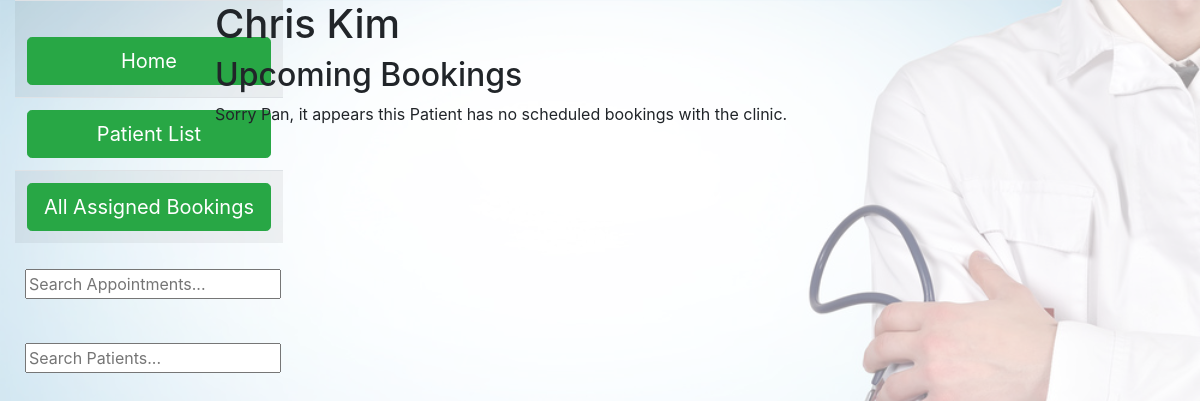
/bookings/patient/upcomingbookings/1/ (signed in), run on the app's committed database.
### accounts/models.py (models this page shows, shortened)
class User(AbstractUser):
    first_name = models.CharField(max_length=20, null=False)
    last_name = models.CharField(max_length=20, null=False)
    DoB = models.DateTimeField(max_length=100, null=True)
    phone_number = models.CharField(max_length=10, null=True,validators=[phone_validator])
    email = models.EmailField(max_length=100, null=True)

### bookings/views.py (the view)
# urls.py: path('patient/upcomingbookings/<int:pk>/', views.UpcomingBookings.as_view(), name='patient-upcoming'),
class UpcomingBookings(generic.ListView):
    model = Booking
    template_name = 'bookings/upcoming_bookings.html'
    context_object_name = 'booking_list'
    paginate_by = 5
    def get_queryset(self):
        patient_user = self.kwargs['pk']
        return Booking.objects.filter(patient=patient_user, date__gte=timezone.now(), approved=True).order_by('-date')
    def get_context_data(self, **kwargs):
        context = super(UpcomingBookings, self).get_context_data(**kwargs)
        role = views.getRole(self.request)
        user_model = apps.get_model('accounts', 'User')
        current_user = user_model.objects.get(pk=self.kwargs['pk'])
        context['role'] = role
        context['firstname'] = self.request.user.first_name
        context['lastname'] = self.request.user.last_name
        context['patient_first'] = current_user.first_name
        context['patient_last'] = current_user.last_name
        return context

### accounts/views.py (called while the page is built)
def getRole(request):
    current_user = User.objects.get(username=request.user.username)
    if Staff.objects.filter(pk=current_user).exists():
        staff_object = Staff.objects.get(pk=current_user)
        return staff_object.role
    return None

### bookings/templates/bookings/upcoming_bookings.html
{% extends "staff_base.html" %}
{% block content %}
    <h1>{{patient_first}} {{patient_last}}</h1>
    <h2>Upcoming Bookings</h2>
    {% if booking_list %}
    <ul>
      {% for booking in booking_list %}
      <li>{{booking.title}}:
        <a href="{% url 'bookings:staff-booking-detail' booking.pk %}">Booking with {{booking.patient}} at {{booking.date}}</a>
      </li>
      {% endfor %}
    </ul>
    {% else %}
      <p>Sorry {{lastname}}, it appears this Patient has no scheduled bookings with the clinic.</p>
    {% endif %}
{% endblock %}

### accounts/static/css/staff.css (style rules this page uses)
body { background-image: url('verification-image.png'); background-size: cover; }

### data on the page
User: first_name "Chris", last_name "Kim"
User: last_name "Pan"
